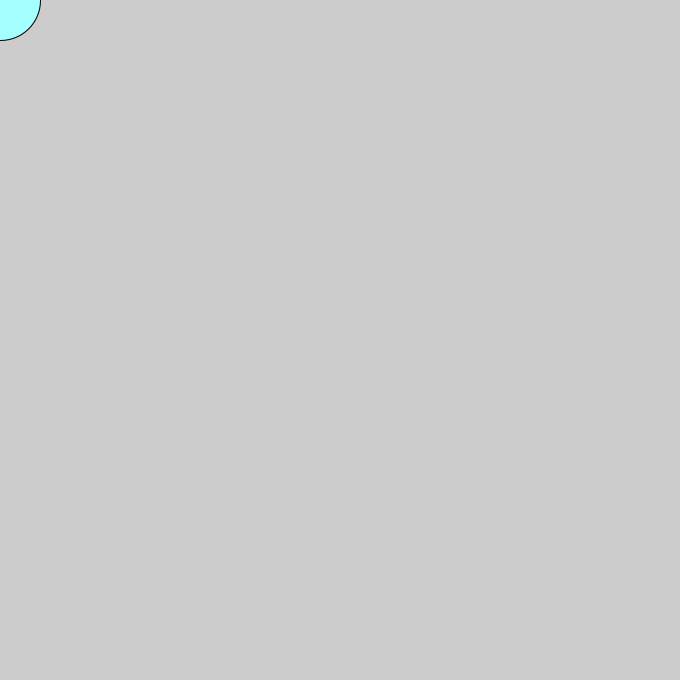
Frame 1 (no input)
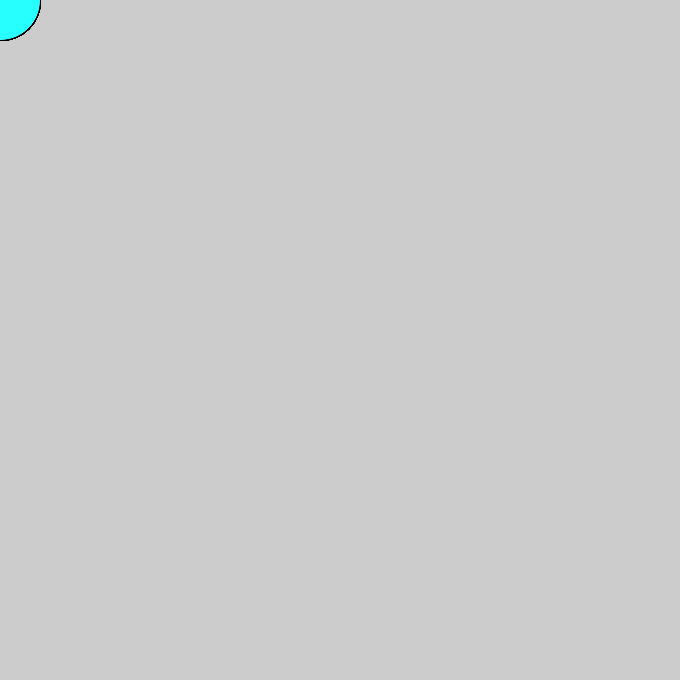
Frame 60 (the mouse pressed at the canvas centre just before this capture)
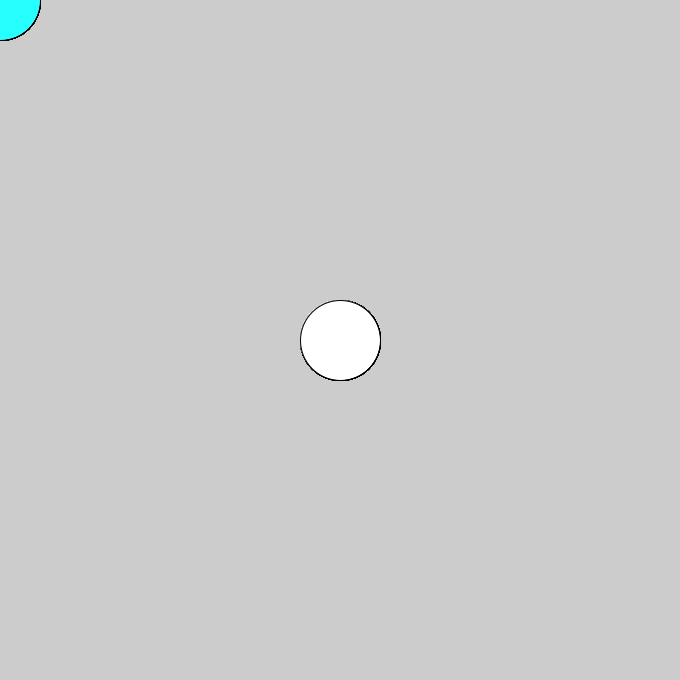
Frame 120 (the mouse held since frame 60 and released just before this capture)

The Processing sketch that drew these frames (run headless with seeded random() and noise(); from frame 60 on, the mouse is pressed at the canvas centre):

// Processing sketch: processing_176977
// ── processing_176977.pde

void setup() {
  size(680,680);
}

void draw() {
  if (mousePressed) {
    fill(293,365,258);
  } else {
    fill(random(255),384,354,367);
  }
  ellipse(mouseX, mouseY, 80, 80);
}
